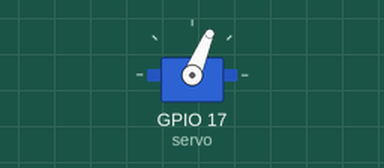
Simulated run of this program. Board: ESP32 board running MicroPython. Shown: servo. Servo angles are drawn from the pulse width (0.5 ms = 0°, 2.5 ms = 180°); what the program prints to the serial console is not drawn. At 5.6 s the program stops and its outputs stay as they are.

Above: at 0.1 s.
At 2.9 s:
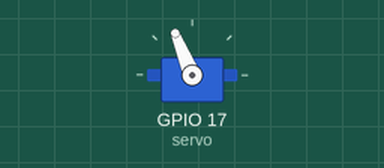
At 4.7 s:
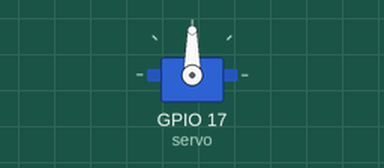
Timing chart, 0 to 6.2 s (numbered marks = the images above):
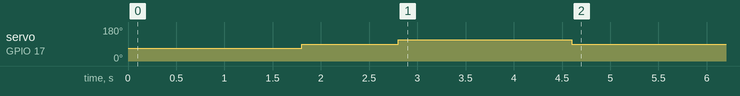

The program:

servotest.py
```python
from machine import Pin, PWM
import time

# ---------- Servo ----------
class Servo:
    def __init__(self, pin_num, freq=50):
        self.pwm = PWM(Pin(pin_num))
        self.pwm.freq(freq)

    def _write_duty_us(self, us):
        duty = int((us / 20000) * 65535)
        self.pwm.duty_u16(duty)

    def forward(self, speed=1.0):
        speed = max(0.0, min(1.0, speed))
        us = 1500 + 500 * speed
        self._write_duty_us(us)

    def reverse(self, speed=1.0):
        speed = max(0.0, min(1.0, speed))
        us = 1500 - 500 * speed
        self._write_duty_us(us)

    def stop(self):
        self._write_duty_us(1500)

# ---------- Test ----------
servo = Servo(17)

print("Servo test starting... observe motion!")

servo.reverse(0.5)
time.sleep(1.8)
servo.stop()
time.sleep(1)
servo.forward(0.5)
time.sleep(1.8)
servo.stop()
time.sleep(1)
```

Measured:
- by itself, servo on GPIO 17 (servo): 67° → 90° at 1.8 s, → 112° 1.0 s later, → 90° 1.8 s later
